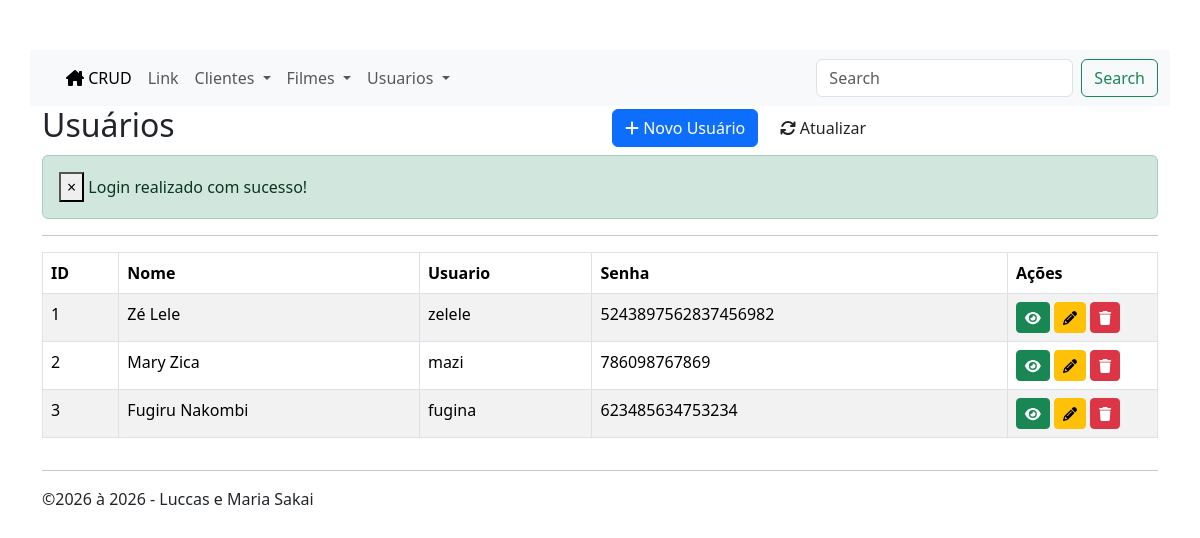
The page /users/index.php (signed in) on the database its author committed.
### tables this page shows
CREATE TABLE usuarios(
    id int AUTO_INCREMENT not null PRIMARY KEY,
    nome varchar(50) not null,
    user varchar(50) not null,
    password varchar(100) not null,
    foto varchar(50)
);

### inc/database.php (called while the page is built, shortened)
<?php
function open_database() {
    try {
        $conn = new mysqli(
            DB_HOST,
            DB_USER,
            DB_PASSWORD,
            DB_NAME
        );
        $conn->set_charset("utf8");
        return $conn;
    } catch (Exception $e) {
        throw new Exception(
            "Erro ao conectar no Banco de Dados:<br> {$e->getMessage()}"
        );
    }
}
function find($table = null, $id = null) {
    $database = open_database();
    $found = null;
    try {
        if ($id) {
            $sql = "SELECT * FROM $table WHERE id = $id";
            $result = $database->query($sql);
            if ($result->num_rows > 0) {
                $found = $result->fetch_assoc();
            }
        } else {
            $sql = "SELECT * FROM $table";
            $result = $database->query($sql);
            if ($result->num_rows > 0) {
                $found = [];
                while ($row = $result->fetch_assoc()) {
                    array_push($found, $row);
                }
            }
        }
    } catch (Exception $e) {
        $_SESSION['message'] = $e->getMessage();
        $_SESSION['type'] = 'danger';
    }
    return $found;
}
function find_all($table) {
    return find($table);
}
?>

### users/functions.php (called while the page is built, shortened)
<?php
function index() {
    $users = find_all('usuarios');
}
?>

### users/index.php (the view, shortened to what this page needs)
<?php
    include "functions.php";
    index();
    include HEADER_TEMPLATE;
?>
<header>
    <div class="row">
        <div class="col-sm-6">
            <h2>Usuários</h2>
        </div>
        <div class="col-sm-6 text-right h2">
            <a class="btn btn-primary" href="add.php">
                <i class="fa fa-plus"></i> Novo Usuário
            </a>
            <a class="btn btn-default" href="index.php">
                <i class="fa fa-refresh"></i> Atualizar
            </a>
        </div>
    </div>
</header>
<?php if (!empty($_SESSION['message'])) : ?>
    <div class="alert alert-<?php echo $_SESSION['type']; ?> alert-dismissible" role="alert">
        <button type="button" class="close" data-dismiss="alert" aria-label="Close">
            <span aria-hidden="true">&times;</span>
        </button>
        <?php echo $_SESSION['message']; ?>
    </div>
<?php endif; ?>
<hr>
<div class="table-responsive">
    <table class="table table-striped table-bordered">
        <thead>
            <tr>
                <th>ID</th>
                <th>Nome</th>
                <th>Usuario</th>
                <th>Senha</th>
                <th width="150">Ações</th>
            </tr>
        </thead>
        <tbody>
            <?php if (!empty($users)) : ?>
                <?php foreach ($users as $user) : ?>
                    <tr>
                        <td><?php echo htmlspecialchars($user['id'] ?? ''); ?></td>
                        <td><?php echo htmlspecialchars($user['nome'] ?? ''); ?></td>
                        <td><?php echo htmlspecialchars($user['user'] ?? ''); ?></td>
                        <td><?php echo htmlspecialchars($user['password'] ?? ''); ?></td>
                        <td>
                            <a href="view.php?id=<?php echo $user['id']; ?>"
                               class="btn btn-sm btn-success"
                               title="Visualizar">
                                <i class="fa fa-eye"></i>
                            </a>
                            <a href="edit.php?id=<?php echo $user['id']; ?>"
                               class="btn btn-sm btn-warning"
                               title="Editar">
                                <i class="fa fa-pencil"></i>
                            </a>
                            <a href="delete.php?id=<?php echo $user['id']; ?>"
                               class="btn btn-sm btn-danger"
                               data-toggle="modal.php"
                               data-target="delete-modal"
                               data-user="<?php echo $user['id']; ?>"
                               title="Excluir">
                                <i class="fa fa-trash"></i>
                            </a>
                        </td>
                    </tr>
                <?php endforeach; ?>
            <?php endif; ?>
        </tbody>
    </table>
</div>
<?php include FOOTER_TEMPLATE; ?>

### inc/header.php (shortened to what this page needs)
<!DOCTYPE html>
<html lang="pt-br">
    <head>
        <link rel="stylesheet" href="<?php echo BASEURL; ?>css/bootstrap.min.css">
        <link rel="stylesheet" href="<?php echo BASEURL; ?>css/all.min.css">
    </head>
    <body>
        <nav class="navbar container navbar-expand-lg bg-body-tertiary">
        <div class="container-fluid">
            <div class="collapse navbar-collapse" id="navbarSupportedContent">
            <ul class="navbar-nav me-auto mb-2 mb-lg-0">
                <li class="nav-item">
                <a class="nav-link active" aria-current="page" href="<?php echo BASEURL; ?>"><i class="fa-solid fa-house-chimney"></i> CRUD</a>
                </li>
                <li class="nav-item">
                <a class="nav-link" href="#">Link</a>
                </li>
                <li class="nav-item dropdown">
                <a class="nav-link dropdown-toggle" href="#" role="button" data-bs-toggle="dropdown" aria-expanded="false">
                    Clientes
                </a>
                </li>
                <li class="nav-item dropdown">
                <a class="nav-link dropdown-toggle" href="#" role="button" data-bs-toggle="dropdown" aria-expanded="false">
                    Filmes
                </a>
                </li>
                <li class="nav-item dropdown">
                <a class="nav-link dropdown-toggle" href="#" role="button" data-bs-toggle="dropdown" aria-expanded="false">
                    Usuarios
                </a>
                </li>
            </ul>
            <form class="d-flex" role="search">
                <input class="form-control me-2" type="search" placeholder="Search" aria-label="Search"/>
                <button class="btn btn-outline-success" type="submit">Search</button>
            </form>
            </div>
        </div>
        </nav>
        <main class="container">

### inc/footer.php (shortened to what this page needs)
            <hr>
        </main>
        <footer class="container">
             <?php $dt = new DAteTime("now", new DateTimeZone("America/Sao_Paulo"));  ?>
            <p>&copy;2026 à <?php echo $dt->format("Y") ?> - Luccas e Maria Sakai</p>
        </footer>
    </body>
</html>

### inc/header.php (style rules this page uses)
body { padding-top: 50px; padding-bottom: 20px; }

### rows shown on the page
usuarios: id "1", nome "Zé Lele", user "zelele", password "5243897562837456982"
usuarios: id "2", nome "Mary Zica", user "mazi", password "786098767869"
usuarios: id "3", nome "Fugiru Nakombi", user "fugina", password "623485634753234"

### other values the page prints
$_SESSION['message'] "Login realizado com sucesso!"
$dt->format("Y") "2026"
